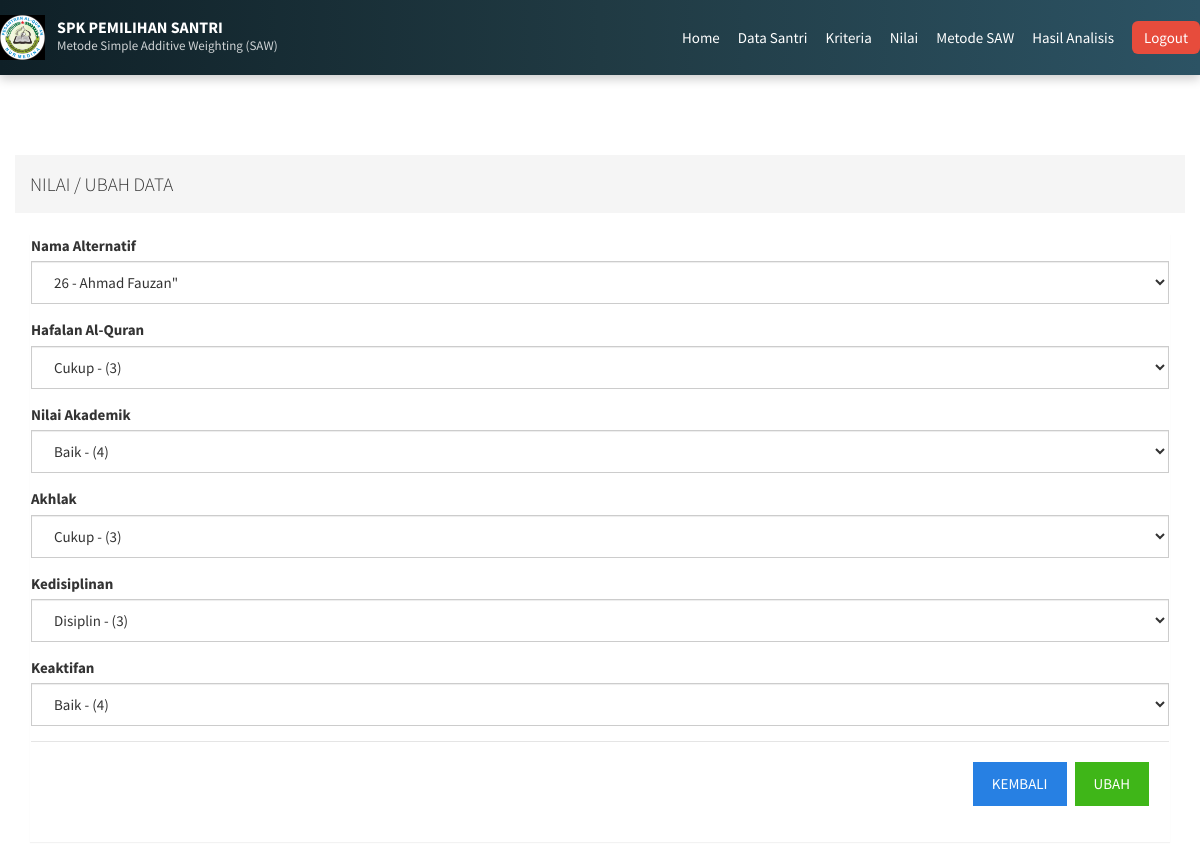
The app's page /admin/nilaiaksi.php?id_alternatif=26&aksi=ubah (signed in) with its own data.
### tables this page shows
CREATE TABLE `tbl_alternatif` (
  `id_alternatif` int(11) NOT NULL,
  `nama_alternatif` varchar(50) NOT NULL,
  `nilai_saw` double NOT NULL,
  `ranking` int(11) NOT NULL
);

CREATE TABLE `tbl_kriteria` (
  `id_kriteria` int(11) NOT NULL,
  `nama_kriteria` varchar(50) NOT NULL,
  `bobot_kriteria` double NOT NULL,
  `tipe_kriteria` varchar(20) NOT NULL
);

### admin/nilaiaksi.php (the view, shortened to what this page needs)
<?php
include 'header.php';
include '../assets/conn/config.php';
if (isset($_GET['aksi'])) {
    if ($_GET['aksi'] == 'tambah') { ?>
        <div class="container">
            <div class="row">
                <ol class="breadcrumb"><h4>NILAI / TAMBAH DATA</h4></ol>
            </div>
            <div class="panel panel-container">
                <div class="bootstrap-table">
                    <form action="nilaiproses.php?proses=prosestambah" method="post" enctype="multipart/form-data">
                        <div class="form-group">
                            <label>Nama Santri</label>
                            <select class="form-control" name="id_alternatif">
                                <option selected disabled>Pilih Santri</option>
                                <?php
                                    $b1 = mysqli_query($koneksi, "SELECT * FROM tbl_alternatif order by id_alternatif");
                                    while ($b=mysqli_fetch_array($b1)) { ?>
                                        <option value="<?php echo $b['id_alternatif']; ?>"><?php echo $b['nama_alternatif']; ?></option>
                                <?php } ?>
                            </select>
                        </div>
                        <?php
                            $hasil = mysqli_query($koneksi, "SELECT * FROM tbl_kriteria ORDER BY id_kriteria");
                            while ($baris = mysqli_fetch_array($hasil)) {
                                $idK = $baris['id_kriteria'];
                                $labelK = $baris['nama_kriteria'];
                                echo "<div class='form-group'>
                                <label>".$labelK."</label>";
                                echo "<select name = ".$idK." class=form-control>";
                                $hasil1 = mysqli_query($koneksi, "SELECT * FROM tbl_subkriteria WHERE id_kriteria='".$idK."' ORDER BY nilai_subkriteria DESC");
                                while ($baris1 = mysqli_fetch_array($hasil1)){
                                    echo "<option selected value='".$baris1['id_subkriteria']."'>".$baris1['nama_subkriteria']." - (".$baris1['nilai_subkriteria'].")</option>";
                                }
                                echo "</select></div>";
                            }
                        ?>
                        <div class="modal-footer">
                            <a href="nilai.php" class="btn btn-primary">KEMBALI</a>
                            <input type="submit" class="btn btn-success" value="SIMPAN"></input>
                        </div>
                    </form>
                </div>
            </div>
        </div>
    <?php } else if ($_GET['aksi'] == 'ubah') { ?>
        <div class="container">
            <div class="row">
                <ol class="breadcrumb"><h4> NILAI / UBAH DATA</h4></ol>
            </div>
            <div class="panel panel-container">
                <div class="bootstrap-table">
                    <form action="nilaiproses.php?proses=prosesubah" method="post" enctype="multipart/form-data">
                        <div class="form-group">
                            <label>Nama Alternatif</label>
                            <?php
                            $id_alternatif = $_GET['id_alternatif'];
                            $a1 = mysqli_query($koneksi, "SELECT * FROM tbl_alternatif WHERE id_alternatif='$id_alternatif'");
                            $a = mysqli_fetch_array($a1);
                            ?>
                            <select class="form-control" name="id_alternatif">
                                <option selected value="<?php echo $a['id_alternatif'] ?>"><?php echo $a['id_alternatif'] ?> - <?php echo $a['nama_alternatif']?>"</option>
                            </select>
                        </div>
                        <?php
                            $hasil = mysqli_query($koneksi, "SELECT * FROM tbl_kriteria ORDER BY id_kriteria");
                            while ($baris=mysqli_fetch_array($hasil)) {
                                $idK = $baris['id_kriteria'];
                                $labelK = $baris['nama_kriteria'];
                                 $id_alternatif = $_GET['id_alternatif'];
                                 $hasil2 = mysqli_query($koneksi, "SELECT * FROM tbl_nilai WHERE id_kriteria='".$idK."' AND id_alternatif='".$id_alternatif."'");
                                 $result2 = mysqli_fetch_array($hasil2);
                                 $sub = $result2['id_subkriteria'];
                                echo "<div class='form-group'>
                                <label>".$labelK."</label>";
                                echo "<select name = ".$idK." class=form-control>";
                                $hasil1 = mysqli_query($koneksi, "SELECT * FROM tbl_subkriteria WHERE id_kriteria='".$idK."' ORDER BY nilai_subkriteria DESC");
                                while ($baris1 = mysqli_fetch_array($hasil1)){
                                    if ($baris1['id_subkriteria'] == $sub) {
                                        echo "<option selected value='".$baris1['id_subkriteria']."'>".$baris1['nama_subkriteria']." - (".$baris1['nilai_subkriteria'].")</option>";
                                    } else {
                                        echo "<option value='".$baris1['id_subkriteria']."'>".$baris1['nama_subkriteria']." - (".$baris1['nilai_subkriteria'].")</option>";
                                    }
                                }
                                echo "</select></div>";
                            }
                        ?>
                        <div class="modal-footer">
                            <a href="nilai.php" class="btn btn-primary">KEMBALI</a>
                            <input type="submit" class="btn btn-success" value="UBAH"></input>
                        </div>
                    </form>
                </div>
            </div>
        </div>
    <?php } ?>
<?php } ?>

### records on screen
tbl_alternatif: id_alternatif "26 - Ahmad Fauzan\""
tbl_kriteria: nama_kriteria "Hafalan Al-Quran"
tbl_kriteria: nama_kriteria "Nilai Akademik"
tbl_kriteria: nama_kriteria "Akhlak"
tbl_kriteria: nama_kriteria "Kedisiplinan"
tbl_kriteria: nama_kriteria "Keaktifan"

### other values on screen
form field value "Cukup - (3)"
form field value "Baik - (4)"
form field value "Disiplin - (3)"
